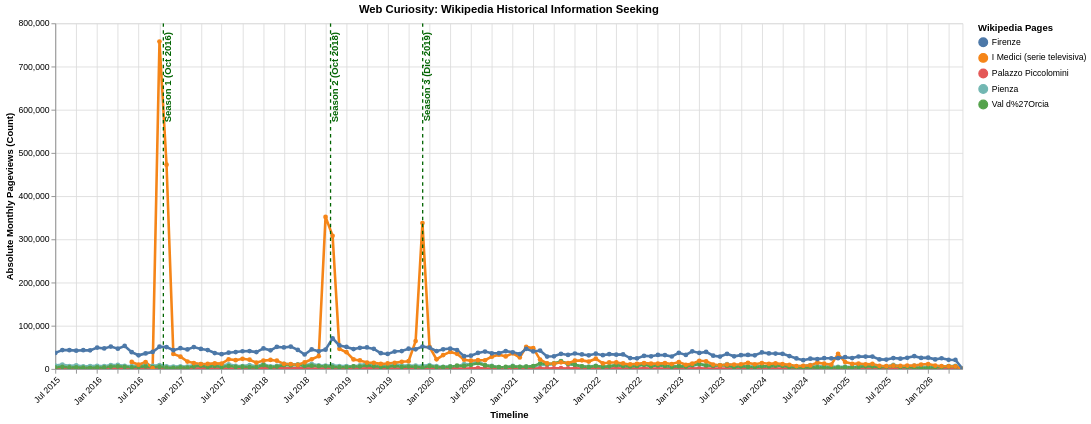

Here is the Vega-Lite specification saved for this chart:
### Vega-Lite specification from a JSON file in a GitHub repository (floating-point values rounded to 4 significant figures; data arrays with more than 128 entries replaced by an {"elided": "..."} marker saying what was removed)
{"config": {"view": {"continuousWidth": 300, "continuousHeight": 300}}, "layer": [{"data": {"name": "data-672b526cd27891cd46684cd5dc377438"}, "mark": {"type": "line", "point": true, "strokeWidth": 3}, "encoding": {"color": {"field": "Subject", "legend": {"title": "Wikipedia Pages"}, "scale": {"scheme": "tableau10"}, "type": "nominal"}, "tooltip": [{"field": "Date", "format": "%B %Y", "type": "temporal"}, {"field": "Subject", "type": "nominal"}, {"field": "Wiki_Views", "format": ",.0f", "type": "quantitative"}], "x": {"axis": {"format": "%b %Y", "labelAngle": -45}, "field": "Date", "title": "Timeline", "type": "temporal"}, "y": {"field": "Wiki_Views", "title": "Absolute Monthly Pageviews (Count)", "type": "quantitative"}}, "name": "view_edbe706801b5d53a_0"}, {"data": {"name": "data-badc6c999927d86d7f36975340d3992e"}, "mark": {"type": "rule", "size": 1.5, "strokeDash": [4, 4]}, "encoding": {"color": {"field": "Color", "scale": null, "type": "nominal"}, "x": {"field": "Date", "type": "temporal"}}}, {"data": {"name": "data-badc6c999927d86d7f36975340d3992e"}, "mark": {"type": "text", "align": "right", "angle": 270, "baseline": "top", "dx": 5, "fontSize": 11, "fontWeight": "bold"}, "encoding": {"color": {"field": "Color", "scale": null, "type": "nominal"}, "text": {"field": "Event", "type": "nominal"}, "x": {"field": "Date", "type": "temporal"}, "y": {"value": 15}}}], "height": 400, "params": [{"name": "param_1e9efca18e7a2868", "select": {"type": "interval", "encodings": ["x", "y"]}, "bind": "scales", "views": ["view_edbe706801b5d53a_0"]}], "title": "Web Curiosity: Wikipedia Historical Information Seeking", "width": 1050, "$schema": "https://vega.github.io/schema/vega-lite/v6.4.1.json", "datasets": {"data-672b526cd27891cd46684cd5dc377438": {"elided": "649 records"}, "data-badc6c999927d86d7f36975340d3992e": [{"Date": "2016-10-18T00:00:00", "Event": "Season 1 (Oct 2016)", "Color": "#006400"}, {"Date": "2018-10-23T00:00:00", "Event": "Season 2 (Oct 2018)", "Color": "#006400"}, {"Date": "2019-12-02T00:00:00", "Event": "Season 3 (Dic 2019)", "Color": "#006400"}]}}
